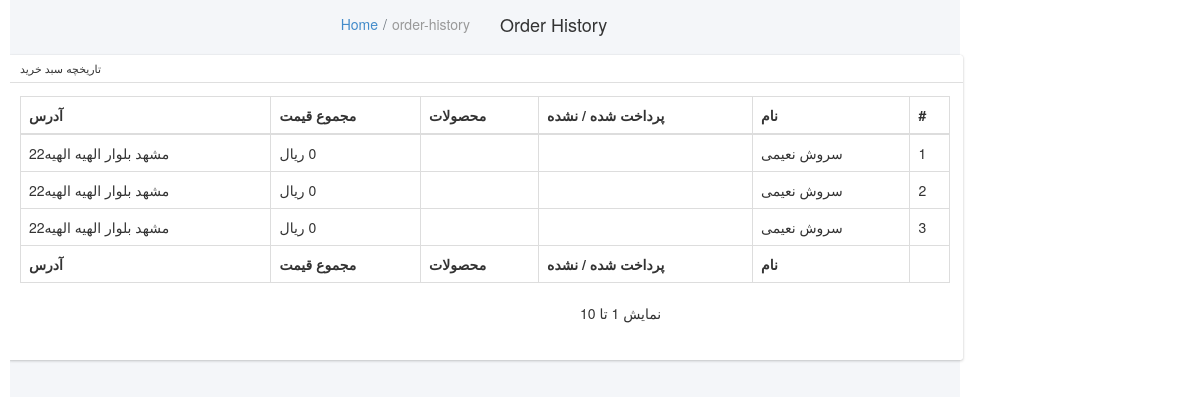
Screenshot of /account/order-history (signed in) with the database file from the repository.
### shop_cart/models.py (models this page shows, shortened)
class Order(models.Model):
    user = models.ForeignKey(UserAccount, on_delete=models.CASCADE)
    paid = models.BooleanField(default=False)
    discount = models.PositiveIntegerField(blank=True, null=True)
    create = models.DateTimeField(blank=True, null=True)
    email = models.EmailField()
    f_name = models.CharField(max_length=300)
    l_name = models.CharField(max_length=300)
    phone = models.IntegerField(default=None)
    address = models.CharField(max_length=700)
    address_2 = models.CharField(max_length=700, default=None)
    create_time = models.DateTimeField(auto_now_add=True)

### shop_account/models.py (models this page shows, shortened)
class UserAccount(AbstractBaseUser):
    email = models.EmailField(max_length=255, unique=True)
    name = models.CharField(max_length=255)
    is_active = models.BooleanField(default=True)
    is_staff = models.BooleanField(default=False)
    objects = UserAccountManager()
    USERNAME_FIELD = 'email'
    REQUIRED_FIELDS = ['name']

### shop_account/views.py (the view)
# urls.py: path('order-history', views.order_history),
@login_required(login_url='/login')
def order_history(request):
    order = Order.objects.filter(user_id=request.user.id)
    item_order = ItemOrder.objects.filter(user_id=request.user.id)
    total = 0
    for o in item_order:
        total += (o.product.price * o.quantity)
    taxation = int((total * 9) / 100)
    final_price = 0
    for d in order:
        if d.discount:
            total_price = taxation + total
            discount_price = int((total_price * d.discount) / 100)
            final_price = total_price - discount_price
        else:
            final_price = taxation + total
    context = {
        'order': order,
        'item_order': item_order,
        'final_price': final_price,
    }
    return render(request, 'account/order-history.html', context)

### shop_account/templates/account/order-history.html (shortened to what this page needs)
{% extends 'account/base_profile/base.html' %}
{% load humanize %}
{% block profile %}
    <div class="content-wrapper" style="min-height: 1015.12px;">
        <section class="content-header">
            <div class="container-fluid">
                <div class="row mb-2">
                    <div class="col-sm-6">
                        <h1>Order History</h1>
                    </div>
                    <div class="col-sm-6">
                        <ol class="breadcrumb float-sm-right">
                            <li class="breadcrumb-item active">order-history</li>
                            <li class="breadcrumb-item"><a href="#">Home</a></li>
                        </ol>
                    </div>
                </div>
            </div>
        </section>
        <section class="content">
            <div class="row">
                <div class="col-12">
                    <div class="card">
                        <div class="card-header">
                            <h3 class="card-title">تاریخچه سبد خرید</h3>
                        </div>
                        <div class="card-body">
                            <div id="example2_wrapper" class="dataTables_wrapper dt-bootstrap4">
                                <div class="row">
                                    <div class="col-sm-12 col-md-6"></div>
                                    <div class="col-sm-12 col-md-6"></div>
                                </div>
                                <div class="row">
                                    <div class="col-sm-12">
                                        {% if order  %}
                                            <table id="example2" class="table table-bordered table-hover dataTable"
                                                   role="grid" aria-describedby="example2_info">
                                                <thead>
                                                <tr role="row">
                                                    <th class="sorting_asc" tabindex="0" aria-controls="example2"
                                                        rowspan="1" colspan="1" aria-sort="ascending"
                                                        aria-label="Rendering engine: activate to sort column descending">
                                                    </th>
                                                    <th class="sorting" tabindex="0" aria-controls="example2"
                                                        rowspan="1"
                                                        colspan="1"
                                                        aria-label="Browser: activate to sort column ascending">
                                                        نام
                                                    </th>
                                                    <th class="sorting" tabindex="0" aria-controls="example2"
                                                        rowspan="1"
                                                        colspan="1"
                                                        aria-label="Platform(s): activate to sort column ascending">
                                                        پرداخت شده / نشده
                                                    </th>
                                                    <th class="sorting" tabindex="0" aria-controls="example2"
                                                        rowspan="1"
                                                        colspan="1"
                                                        aria-label="Engine version: activate to sort column ascending">
                                                        محصولات
                                                    </th>
                                                    <th class="sorting" tabindex="0" aria-controls="example2"
                                                        rowspan="1"
                                                        colspan="1"
                                                        aria-label="CSS grade: activate to sort column ascending">مجموع
                                                        قیمت
                                                    </th>
                                                    <th class="sorting" tabindex="0" aria-controls="example2"
                                                        rowspan="1"
                                                        colspan="1"
                                                        aria-label="CSS grade: activate to sort column ascending">آدرس
                                                    </th>
                                                </tr>
                                                </thead>
                                                <tbody>
                                                {% for ord in order %}
                                                        <tr role="row">
                                                        <td class="sorting_1">{{ forloop.counter }}</td>
                                                        <td>{{ ord.user.name }}</td>
                                                        <td>
                                                            {% if ord.paid %}
                                                                <i class="nav-icon fas fa-check"
                                                                   style="color: green"></i>
                                                            {% else %}
                                                                <i class="nav-icon fas fa-window-close"
                                                                   style="color: red"></i>
                                                            {% endif %}</td>
                                                        <td>
                                                        </td>
                                                        <td>{{ final_price|intcomma }} ریال</td>
                                                        <td>{{ ord.address }} </td>
                                                    </tr>
                                                {% endfor %}
                                                </tbody>
                                                <tfoot>
                                                <tr>
                                                    <th rowspan="1" colspan="1"></th>
                                                    <th rowspan="1" colspan="1">نام</th>
                                                    <th rowspan="1" colspan="1">پرداخت شده / نشده</th>
                                                    <th rowspan="1" colspan="1">محصولات</th>
                                                    <th rowspan="1" colspan="1">مجموع قیمت</th>
                                                    <th rowspan="1" colspan="1">آدرس</th>
                                                </tr>
                                                </tfoot>
                                            </table>
                                        {% else %}
                                            <p>شما هیچ سبد خریدی ندارید</p>
                                        {% endif %}
                                    </div>
                                </div>
                                <div class="row">
                                    <div class="col-sm-12 col-md-5">
                                        <div class="dataTables_info" id="example2_info" role="status"
                                             aria-live="polite">نمایش 1 تا 10
                                        </div>
                                    </div>
                                    <div class="col-sm-12 col-md-7">
                                        <div class="dataTables_paginate paging_simple_numbers" id="example2_paginate">
                                        </div>
                                    </div>
                                </div>
                            </div>
                        </div>
                    </div>
                </div>
            </div>
        </section>
    </div>
{% endblock %}

### rows the page displays
Order: user.name "سروش نعیمی", paid "0", address "مشهد بلوار الهیه الهیه22"
Order: user.name "سروش نعیمی", paid "0", address "مشهد بلوار الهیه الهیه22"
Order: user.name "سروش نعیمی", paid "0", address "مشهد بلوار الهیه الهیه22"
